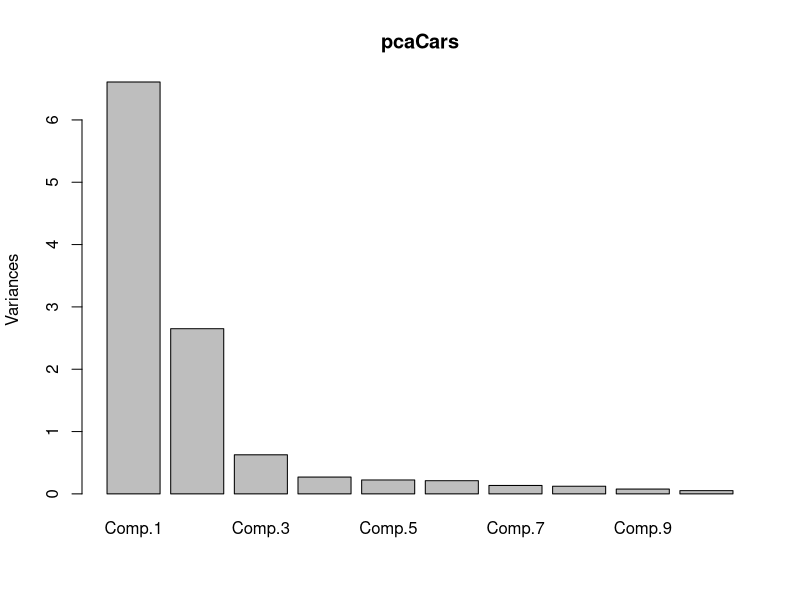

This figure's R source:
# cor = TRUE indicates that PCA is performed on 
# standarized data (mean = 0 , variance = 1 )

pcaCars <- princomp(mtcars, cor= TRUE)

# View objects stored in pcaCars
names(pcaCars)

# Proportion of variance explained
summary(pcaCars)

# Scree plot 
plot(pcaCars)